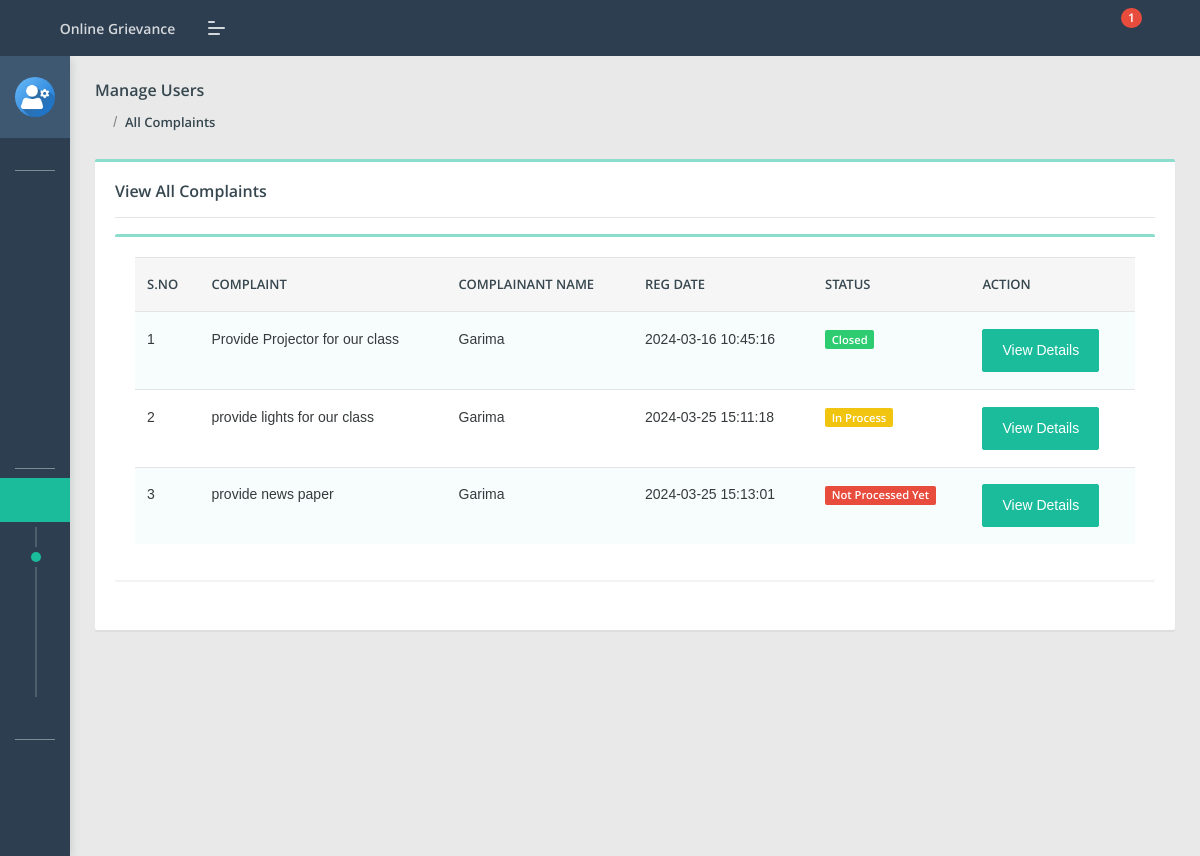
The page /cms/admin/all-complaint.php (signed in) on the database its author committed.
### tables this page shows
CREATE TABLE `tblcomplaints` (
  `complaintNumber` int(11) NOT NULL,
  `userId` int(11) DEFAULT NULL,
  `category` int(11) DEFAULT NULL,
  `subcategory` varchar(255) DEFAULT NULL,
  `complaintType` varchar(255) DEFAULT NULL,
  `state` varchar(255) DEFAULT NULL,
  `noc` varchar(255) DEFAULT NULL,
  `complaintDetails` mediumtext DEFAULT NULL,
  `complaintFile` varchar(255) DEFAULT NULL,
  `regDate` timestamp NULL DEFAULT current_timestamp(),
  `status` varchar(50) DEFAULT NULL,
  `lastUpdationDate` timestamp NULL DEFAULT NULL ON UPDATE current_timestamp()
);

CREATE TABLE `users` (
  `id` int(11) NOT NULL,
  `fullName` varchar(255) DEFAULT NULL,
  `userEmail` varchar(255) DEFAULT NULL,
  `password` varchar(255) DEFAULT NULL,
  `contactNo` bigint(11) DEFAULT NULL,
  `address` tinytext DEFAULT NULL,
  `State` varchar(255) DEFAULT NULL,
  `country` varchar(255) DEFAULT NULL,
  `pincode` int(6) DEFAULT NULL,
  `userImage` varchar(255) DEFAULT NULL,
  `regDate` timestamp NOT NULL DEFAULT current_timestamp(),
  `updationDate` timestamp NULL DEFAULT NULL,
  `status` int(1) DEFAULT NULL
);

### cms/admin/all-complaint.php (the view, shortened to what this page needs)
<?php
include('include/config.php');
if(strlen($_SESSION['aid'])==0)
    {
header('location:index.php');
}
else{
?>
<!DOCTYPE html>
<html lang="en">
<head>
    <link rel="stylesheet" href="assets/css/style.css">
</head>
<body class="">
	<?php include('include/sidebar.php');?>
	<?php include('include/header.php');?>
<section class="pcoded-main-container">
    <div class="pcoded-content">
        <div class="page-header">
            <div class="page-block">
                <div class="row align-items-center">
                    <div class="col-md-12">
                        <div class="page-header-title">
                            <h5 class="m-b-10">Manage Users</h5>
                        </div>
                        <ul class="breadcrumb">
                            <li class="breadcrumb-item"><a href="dashboard.php"><i class="feather icon-home"></i></a></li>
                            <li class="breadcrumb-item"><a href="all-complaint.php">All Complaints</a></li>
                        </ul>
                    </div>
                </div>
            </div>
        </div>
        <div class="row">
            <div class="col-sm-12">
                <div class="card">
                    <div class="card-body">
                        <h5>View All Complaints</h5>
                        <hr>
                      <div class="row">
                            <div class="col-xl-12">
                <div class="card">
                    <div class="card-body table-border-style">
                        <div class="table-responsive">
                            <table class="table table-striped">
                                <thead>
                                        <tr><th>S.No</th>
											<th>Complaint</th>
											<th>Complainant Name</th>
											<th>Reg Date</th>
											<th>Status</th>
											<th>Action</th>
										</tr>
                                </thead>
                                <tbody>
                                    <?php
$query=mysqli_query($con,"select tblcomplaints.*,users.fullName as name from tblcomplaints join users on users.id=tblcomplaints.userId");
$cnt=1;
while($row=mysqli_fetch_array($query))
{
?>
                                        <tr>
                                            <td><?php echo htmlentities($cnt);?></td>
                                            <td><?php echo htmlentities($row['noc']);?></td>
                                            <td><?php echo htmlentities($row['name']);?></td>
                                            <td> <?php echo htmlentities($row['regDate']);?></td>
                                           <td>
                                                <?php $status=$row['status'];
                                                if($status==''): ?>
                                                <span class="badge badge-danger">Not Processed Yet</span>
                                            <?php elseif($status=='in process'):?>
                                             <span class="badge badge-warning">In Process</span>
                                         <?php elseif($status=='closed'):?>
                                             <span class="badge badge-success">Closed</span>
                                         <?php endif;?>
</td>
<td>   <a href="complaint-details.php?cid=<?php echo htmlentities($row['complaintNumber']);?>" class="btn btn-primary"> View Details</a>
											</td>
                                        </tr>
                                        <?php $cnt=$cnt+1; } ?>
                                </tbody>
                            </table>
                        </div>
                    </div>
                </div>
            </div>
                        </div>
                    </div>
                </div>
            </div>
        </div>
    </div>
</section>
</body>
</html>
<?php } ?>

### rows shown on the page
tblcomplaints: noc "Provide Projector for our class", userId.fullName "Garima", regDate "2024-03-16 10:45:16", status "Closed"
tblcomplaints: noc "provide lights for our class", userId.fullName "Garima", regDate "2024-03-25 15:11:18", status "In Process"
tblcomplaints: noc "provide news paper", userId.fullName "Garima", regDate "2024-03-25 15:13:01", shows "Not Processed Yet"

### other values the page prints
$num1 "1"
